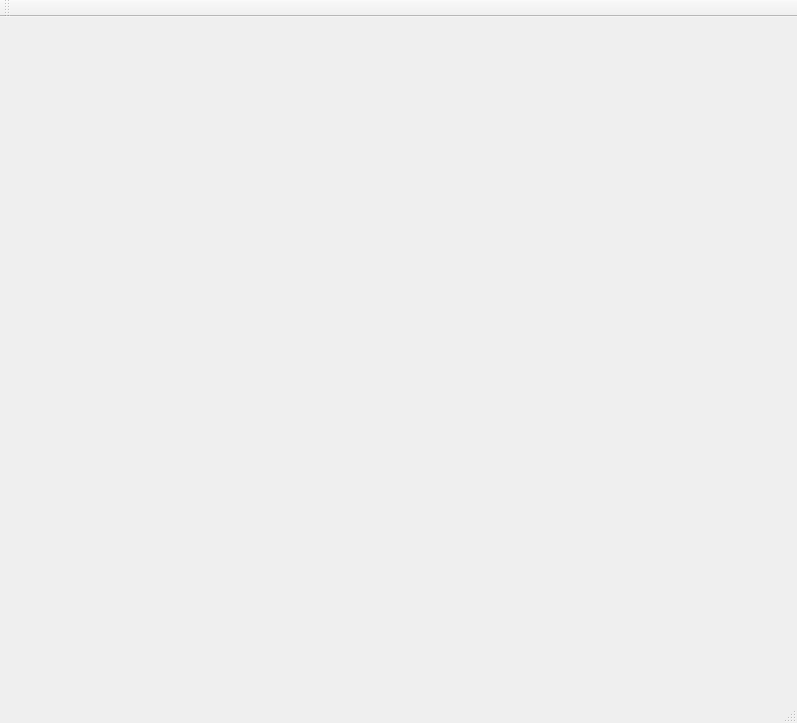
<?xml version="1.0" encoding="UTF-8"?>
<ui version="4.0">
 <class>CDeviceDialog</class>
 <widget class="QMainWindow" name="CDeviceDialog">
  <property name="geometry">
   <rect>
    <x>0</x>
    <y>0</y>
    <width>797</width>
    <height>723</height>
   </rect>
  </property>
  <property name="windowTitle">
   <string>CDeviceDialog</string>
  </property>
  <widget class="QWidget" name="centralWidget"/>
  <widget class="QMenuBar" name="menuBar">
   <property name="geometry">
    <rect>
     <x>0</x>
     <y>0</y>
     <width>797</width>
     <height>23</height>
    </rect>
   </property>
  </widget>
  <widget class="QToolBar" name="mainToolBar">
   <attribute name="toolBarArea">
    <enum>TopToolBarArea</enum>
   </attribute>
   <attribute name="toolBarBreak">
    <bool>false</bool>
   </attribute>
  </widget>
  <widget class="QStatusBar" name="statusBar"/>
 </widget>
 <layoutdefault spacing="6" margin="11"/>
 <resources/>
 <connections/>
</ui>
